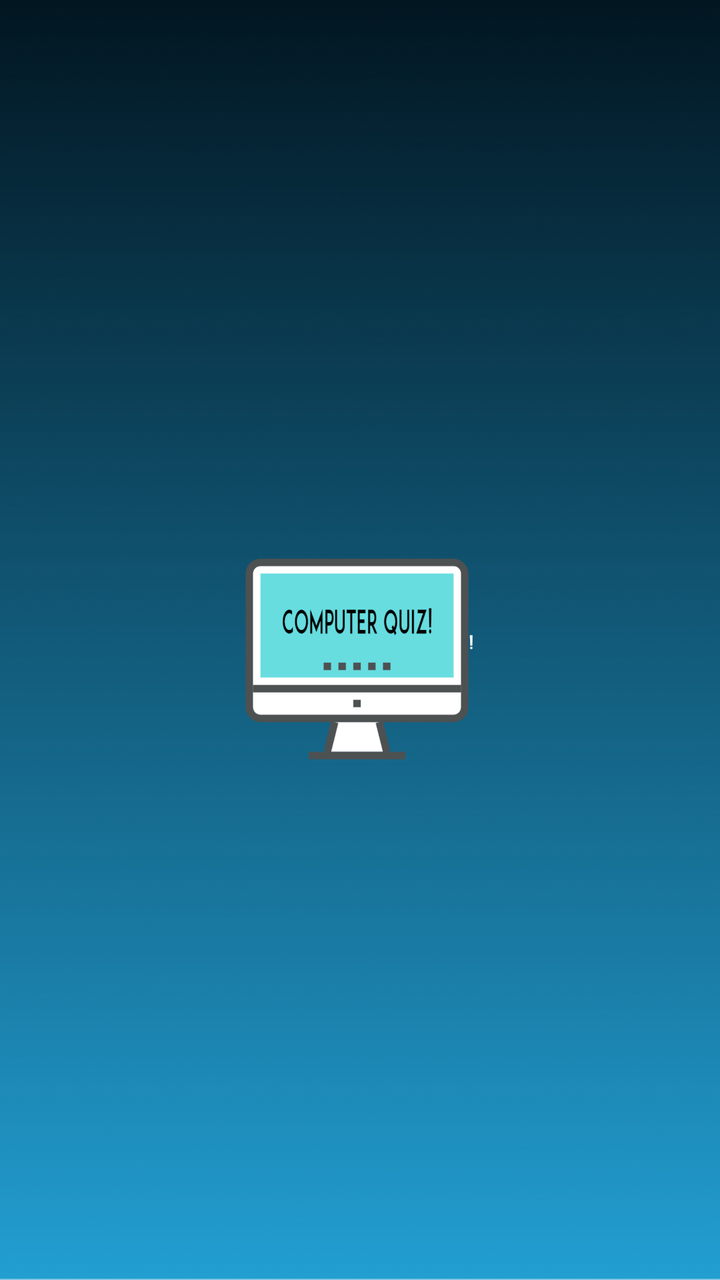
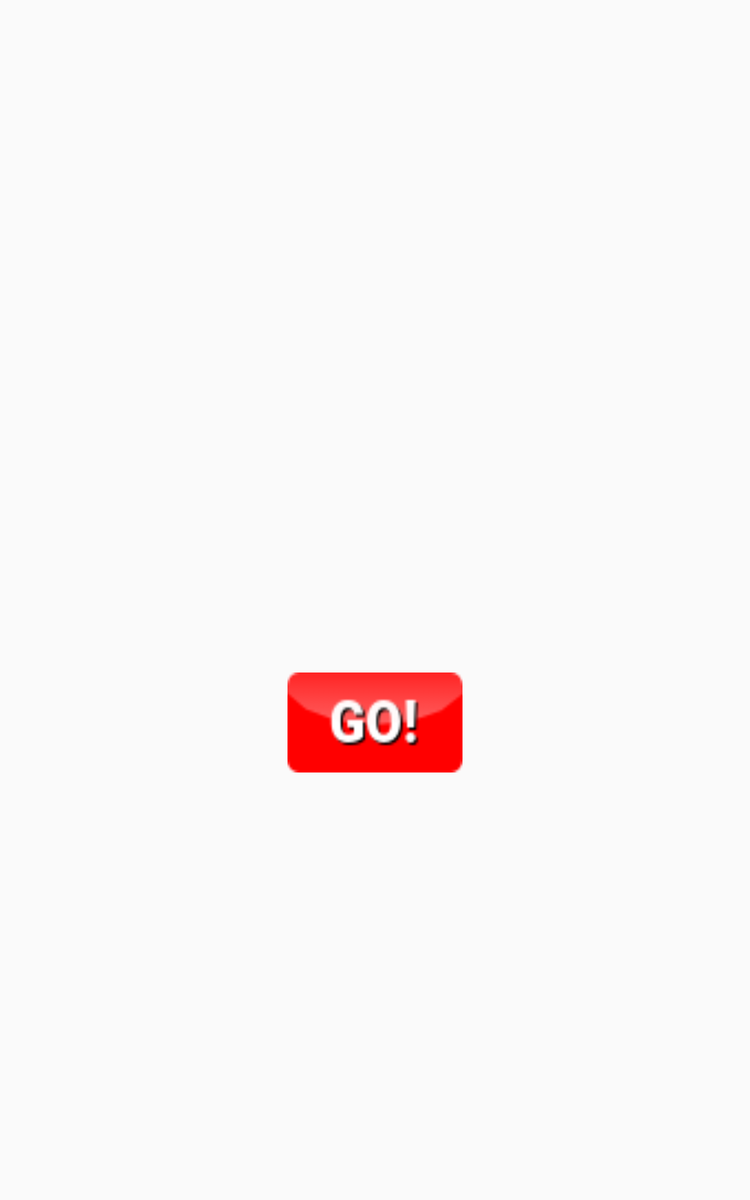

First picture: res/layout/ on a phone held upright. Second picture: the repository's own variant of that layout, on a device whose configuration matches the variant's folder. Source for both follows.
<!-- AndroidManifest.xml: application theme AppTheme -->
<!-- res/layout/activity_start.xml -->
<?xml version="1.0" encoding="utf-8"?>
<RelativeLayout xmlns:android="http://schemas.android.com/apk/res/android"
    xmlns:app="http://schemas.android.com/apk/res-auto"
    xmlns:tools="http://schemas.android.com/tools"
    android:layout_width="match_parent"
    android:layout_height="match_parent"
    android:background="@drawable/background"
    tools:context="mrk2.kunalpatel.com.demoapps.Start">


    <ImageView
        android:id="@+id/imageView2"
        android:layout_width="wrap_content"

        android:layout_height="196dp"
        android:layout_alignParentStart="true"
        android:layout_alignParentTop="true"
        android:layout_alignParentEnd="true"
        android:layout_alignParentBottom="true"
        android:layout_marginStart="76dp"
        android:layout_marginTop="277dp"
        android:layout_marginEnd="77dp"
        android:layout_marginBottom="258dp"
        app:srcCompat="@drawable/computer_quiz_logo"
        tools:ignore="ContentDescription" />


</RelativeLayout>
<!-- resources referenced by this layout -->
<resources>
  <!-- drawable background: png bitmap (drawable, 198877 bytes) -->
  <!-- drawable computer_quiz_logo: png bitmap (drawable, 25265 bytes) -->
  <!-- from res/values-v21/ -->
  <style name="AppTheme" parent="Theme.AppCompat.Light.NoActionBar">
          
          <item name="colorPrimary">@color/colorPrimary</item>
          <item name="colorPrimaryDark">@color/statusbar</item>
          <item name="colorAccent">@color/colorAccent</item>
  
      </style>
  <color name="colorPrimary">#f71408</color>
  <color name="statusbar">#00A6BB</color>
  <color name="colorAccent">#04F570</color>
</resources>
<!-- res/layout-sw600dp/activity_start.xml (the author's variant of the layout above) -->
<!-- drawn on a 7-inch tablet held upright -->
<?xml version="1.0" encoding="utf-8"?>
<RelativeLayout xmlns:android="http://schemas.android.com/apk/res/android"
    xmlns:app="http://schemas.android.com/apk/res-auto"
    xmlns:tools="http://schemas.android.com/tools"
    android:layout_width="match_parent"
    android:layout_height="match_parent"
    android:background="@drawable/dark_image"
    tools:context="mrk2.kunalpatel.com.demoapps.Start">

    <Button
        android:id="@+id/bt0"
        android:layout_width="140dp"
        android:layout_height="80dp"
        android:layout_alignParentBottom="true"
        android:layout_centerHorizontal="true"
        android:layout_marginBottom="342dp"
        android:background="@drawable/button_go"
        android:textCursorDrawable="@color/colorPrimary"
        android:textSize="30sp" />

    <ImageView
        android:id="@+id/imageView2"
        android:layout_width="300dp"
        android:layout_height="200dp"
        android:layout_alignParentTop="true"
        android:layout_centerHorizontal="true"
        android:layout_marginTop="259dp"
        app:srcCompat="@drawable/untitled"
        tools:ignore="ContentDescription" />


</RelativeLayout>
<!-- resources referenced by the variant -->
<!-- as a 7-inch tablet held upright resolves them -->
<resources>
  <color name="colorPrimary">#f71408</color>
  <!-- drawable button_go: png bitmap (drawable, 1929 bytes) -->
  <!-- drawable dark_image: jpg bitmap (mipmap-xhdpi, 429156 bytes) -->
  <!-- drawable untitled: jpg bitmap (mipmap-xxxhdpi, 25928 bytes) -->
  <!-- from res/values-v21/ -->
  <style name="AppTheme" parent="Theme.AppCompat.Light.NoActionBar">
          
          <item name="colorPrimary">@color/colorPrimary</item>
          <item name="colorPrimaryDark">@color/statusbar</item>
          <item name="colorAccent">@color/colorAccent</item>
  
      </style>
  <color name="statusbar">#00A6BB</color>
  <color name="colorAccent">#04F570</color>
</resources>
